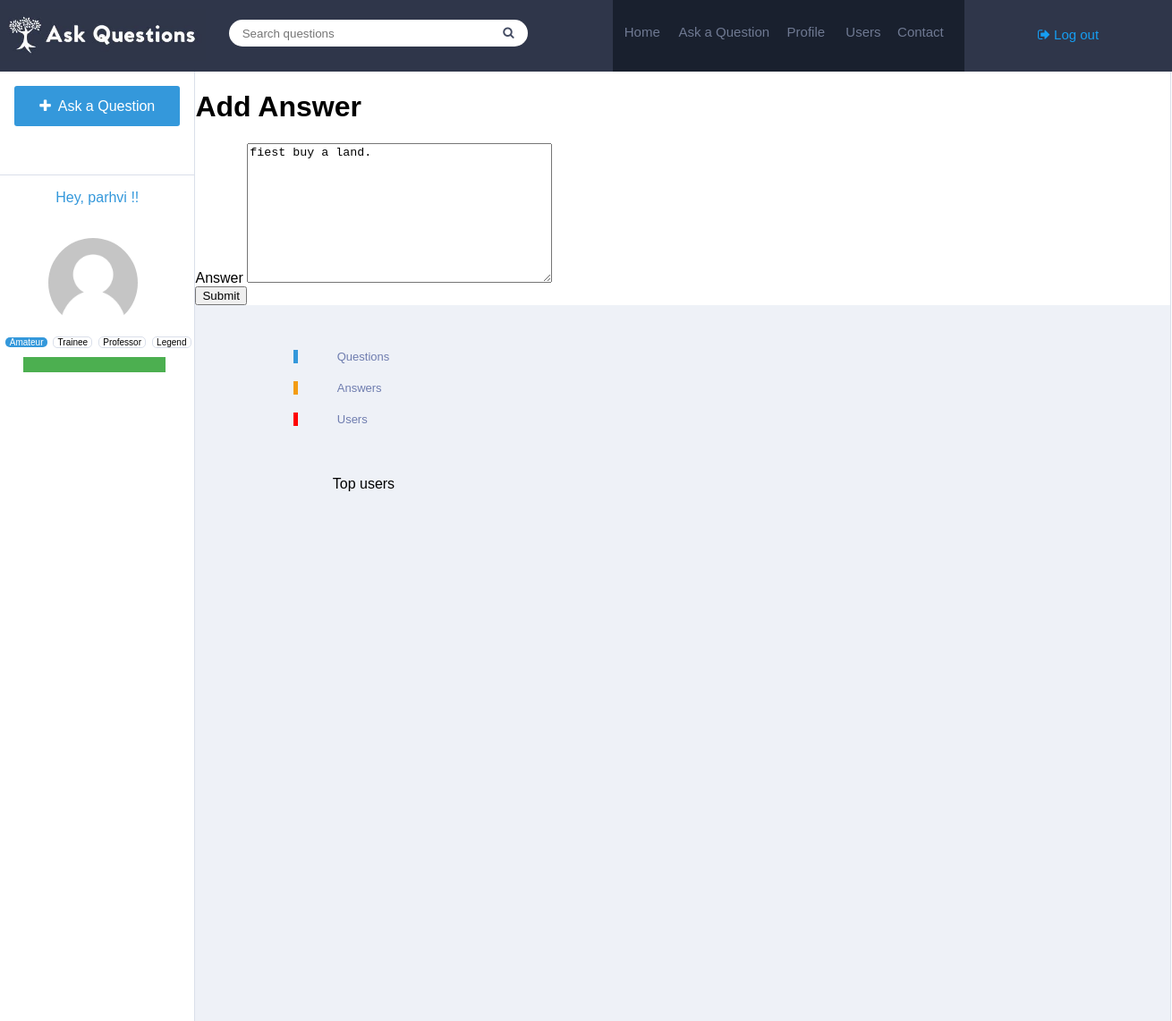
Before: /updateAnswer/1/ (signed in) with the older database file.
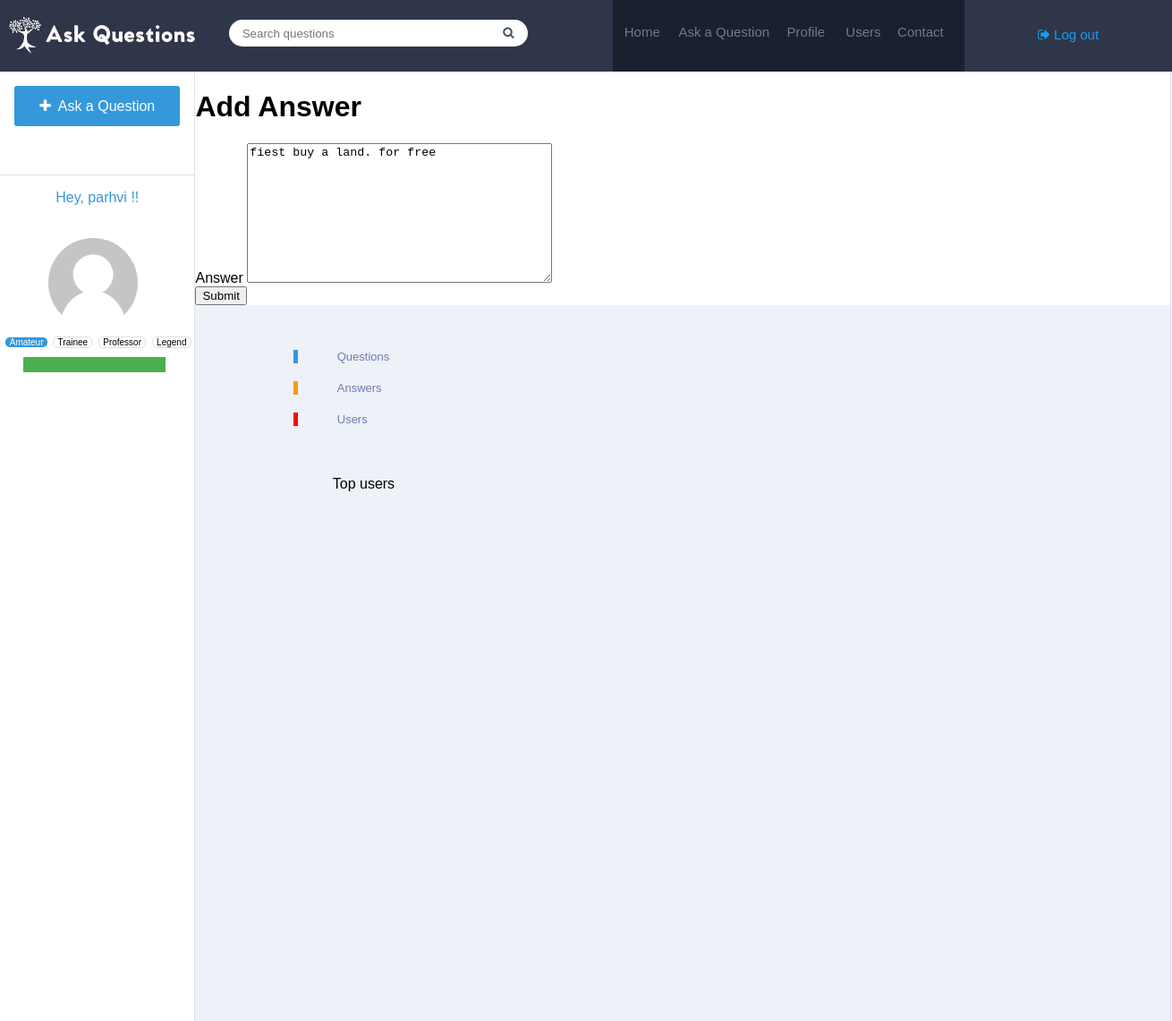
After: the same page with the newer database file.
### farmer/models.py (models this page shows, shortened)
class Answer(models.Model):
    question = models.ForeignKey(Question,on_delete=models.CASCADE,related_name='question_answers')
    user = models.ForeignKey(User,on_delete=models.CASCADE)
    answer = models.TextField()
    vote = models.IntegerField(default=0)
    date = models.DateField(auto_now_add=True,auto_now=False)

### farmer/views.py (the view)
# urls.py: path('updateAnswer/<id>/',views.updateAnswer,name="UpdateAnswer")
def updateAnswer(request, id):
    answer = Answer.objects.get(id=id)
    if request.method == 'POST':
        answer_form = AnswerForm(request.POST,instance=answer)
        if answer_form.is_valid():
            answer_form.save()
            return redirect('Home')
    answer_form = AnswerForm(instance=answer)
    return render(request,'farmer/updateAnswer.html',{'answer_form':answer_form})

### farmer/forms.py
class AnswerForm(forms.ModelForm):
    class Meta:
        model = Answer
        fields = ('answer',)

### farmer/templates/farmer/updateAnswer.html (shortened to what this page needs)
{% extends 'farmer/base.html' %}
{% load widget_tweaks %}
{% block content %}
<h1>Add Answer</h1>
<form action="" method="post">
 {% for ans in answer_form %}
{{ans|add_class:'form-control'}}
<br>
{% endfor %}
<input type="submit" value="Submit">
</form>
{% endblock content %}

Changed rows visible on the page:
changed Answer: answer "fiest buy a land." → "fiest buy a land. for free"
